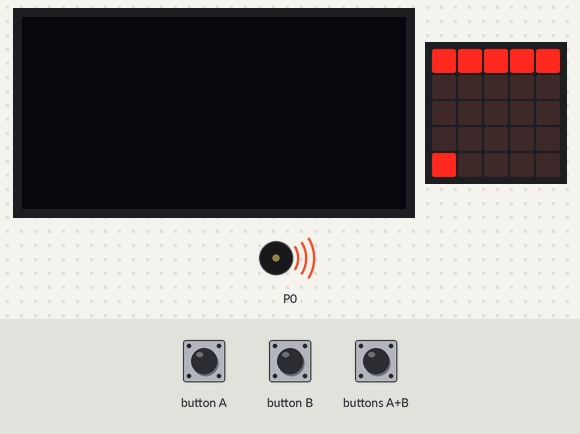
The program below on a simulated BBC micro:bit (MakeCode). On the bench: 128×64 one-colour display, the board's 5×5 LED display, buzzer (waves = sounding). The inputs (shaded band) are chosen by the test bench.

Above: at 1.6 s.
1.7 s: buttons A+B pressed for 0.15 s
At 2.3 s:
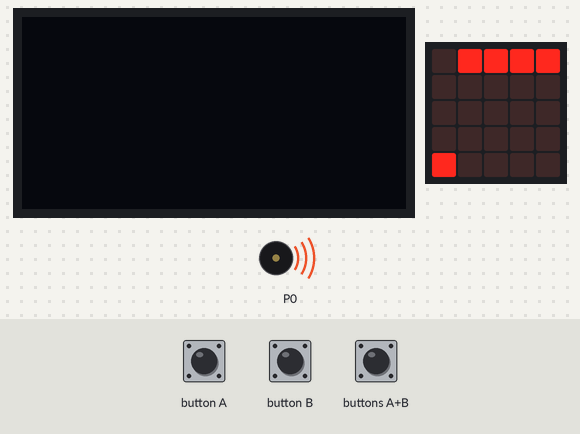
2.4 s: button A pressed for 0.15 s
At 2.75 s:
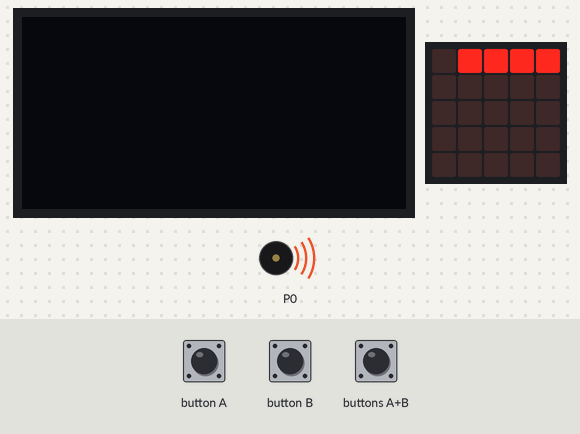
3.1 s: button B pressed for 0.15 s
At 3.6 s:
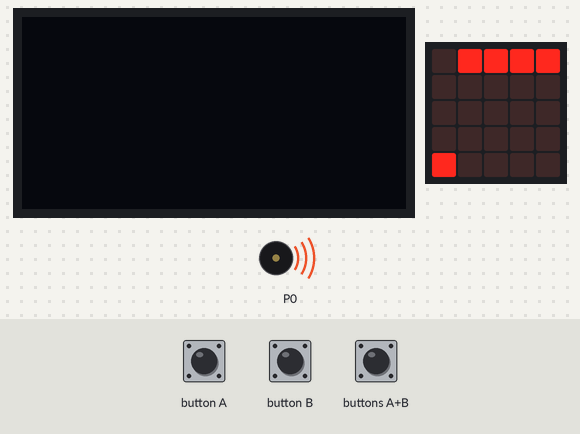
3.8 s: button B pressed for 0.15 s
At 4.3 s:
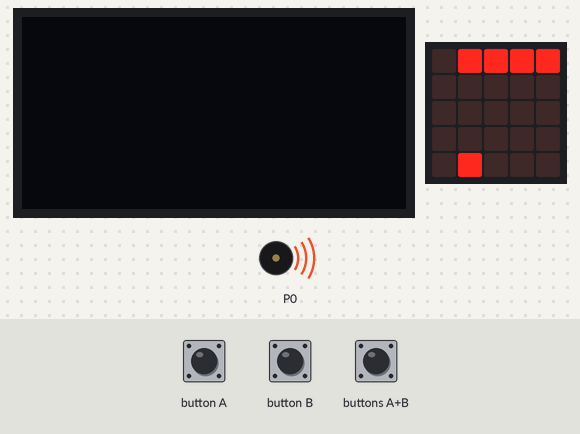
4.5 s: buttons A+B pressed for 1 s
At 5.9 s:
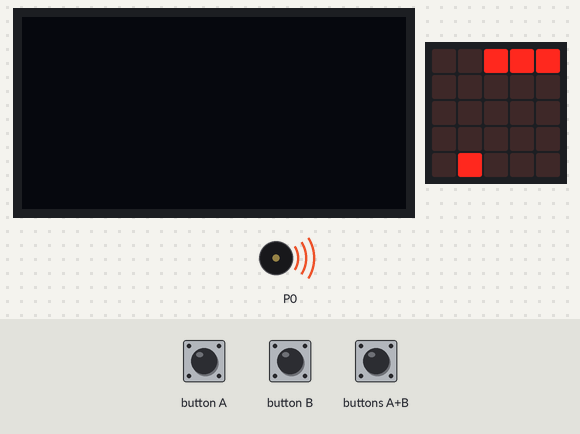
6.1 s: button A pressed for 0.15 s
At 6.6 s:
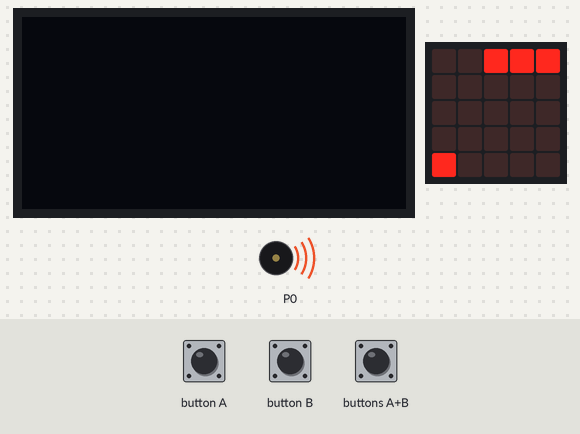
Timing chart, 0 to 7.8 s (numbered marks = the images above; inputs shaded):
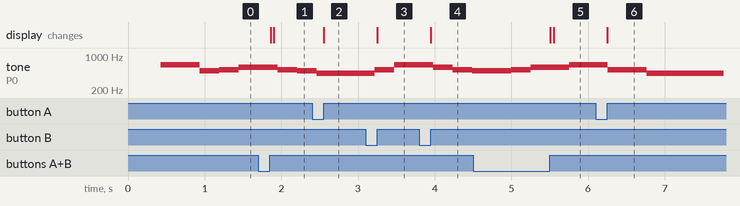

The program:

main.ts
```typescript
input.onButtonPressed(Button.A, function on_button_pressed_a() {

    Helyzet += -1
    led.toggle(Helyzet, 4)
    led.unplot(Helyzet + 1, 4)
})
input.onButtonPressed(Button.AB, function on_button_pressed_ab() {

    for (let index = 0; index < 5; index++) {
        led.plot(Helyzet, 4 - index)
        basic.pause(10)
        led.unplot(Helyzet, 0)
        led.unplot(Helyzet, 1)
        led.unplot(Helyzet, 2)
        led.unplot(Helyzet, 3)
    }
    if (true) {
        pont += 1
    }

})
input.onButtonPressed(Button.B, function on_button_pressed_b() {

    Helyzet += 1
    led.toggle(Helyzet, 4)
    led.unplot(Helyzet - 1, 4)
})
let Helyzet = 0
OLED.init(128, 64)
let pont = 0
Helyzet = 0
basic.showLeds(`
    # # # # #
    . . . . .
    . . . . .
    . . . . .
    # . . . .
    `)
basic.forever(function on_forever() {
    music.playTone(659, music.beat(BeatFraction.Whole))
    music.playTone(494, music.beat(BeatFraction.Half))
    music.playTone(523, music.beat(BeatFraction.Half))
    music.playTone(587, music.beat(BeatFraction.Whole))
    music.playTone(523, music.beat(BeatFraction.Half))
    music.playTone(494, music.beat(BeatFraction.Half))
    music.playTone(440, music.beat(BeatFraction.Whole))
    music.playTone(440, music.beat(BeatFraction.Half))
    music.playTone(523, music.beat(BeatFraction.Half))
    music.playTone(659, music.beat(BeatFraction.Whole))
    music.playTone(587, music.beat(BeatFraction.Half))
    music.playTone(523, music.beat(BeatFraction.Half))
    music.playTone(494, music.beat(BeatFraction.Double + BeatFraction.Half))
    music.playTone(523, music.beat(BeatFraction.Half))
    music.playTone(587, music.beat(BeatFraction.Whole))
    music.playTone(659, music.beat(BeatFraction.Whole))
    music.playTone(523, music.beat(BeatFraction.Whole))
    music.playTone(440, music.beat(BeatFraction.Whole))
    music.playTone(440, music.beat(BeatFraction.Whole))
    basic.pause(1000)
})
```

test.ts
```typescript
// ide kerülnek a tesztek; a rendszer ezt nem kompilálja, ha a csomagot bővítményként használják.
```

Measured:
- after the input at 1.7 s, the display: first changes after 0.16 s (image 1 shows a later state)
- after the input at 2.4 s, the display: changes after 0.15 s (image 2)
- after the input at 3.1 s, the display: changes after 0.15 s (image 3)
- after the input at 3.8 s, the display: changes after 0.15 s (image 4)
- after the input at 4.5 s, the display: first changes after 1.0 s (image 5 shows a later state)
- after the input at 6.1 s, the display: changes after 0.15 s (image 6)
